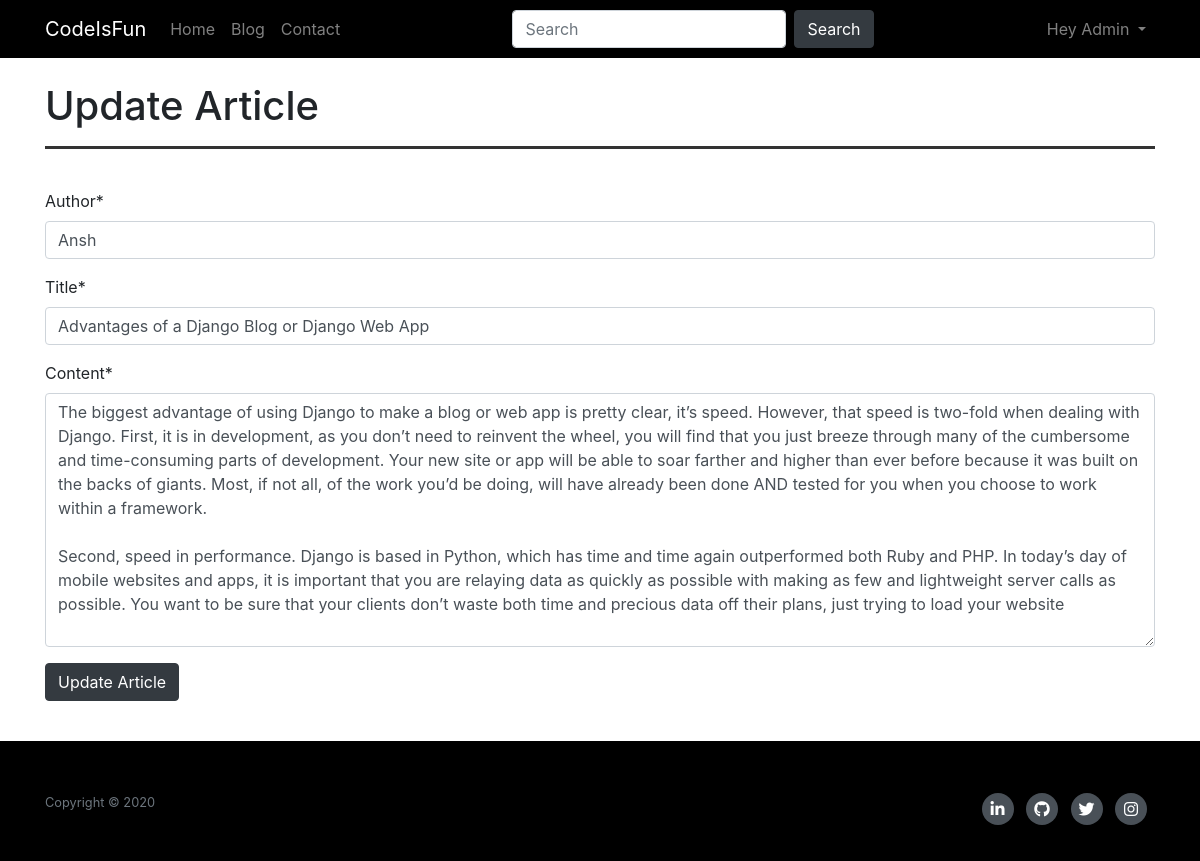
/blog/post/20/update/ (signed in), run on the app's committed database.
### blog/models.py (models this page shows, shortened)
class Post(models.Model):
    sno = models.AutoField(primary_key=True)
    author = models.CharField(max_length=100)
    title = models.CharField(max_length=150)
    content = HTMLField()
    author_name = models.ForeignKey(User, default=None, on_delete=models.CASCADE)
    timeStamp = models.DateField(default=timezone.now)

### blog/views.py (the view)
# urls.py: path('post/<int:pk>/update/', views.UpdatePost, name='update'),
@login_required(login_url='account:login')
def UpdatePost(request, pk):
    update_post = Post.objects.get(pk=pk)
    if request.user == update_post.author_name:
        if request.method == 'POST':
            form = UpdatePostForm(request.POST, instance=update_post)
            if form.is_valid():
                instance = form.save(commit=False)
                instance.author_name = request.user
                instance.save()
                messages.success(request, "Posted Successfully Updated Article")
                return redirect('blog:post', instance.sno)
        else:
            form = UpdatePostForm(instance=update_post)
        context = {
            'form': form
        }
        return render(request, 'blog/update_post.html', context)
    else:
        return HttpResponse("Invalid")

### blog/models.py
class UpdatePostForm(ModelForm):
    class Meta:
        model = Post
        fields = ['author', 'title', 'content']

### blog/templates/blog/update_post.html (shortened to what this page needs)
{% extends 'home/base.html' %}
{% load static %}
{%  load crispy_forms_tags %}
{% block body %}
<div class="container">
    <h1 class="mt-4">Update Article</h1>
    <hr style="height:3px;border:none;color:#333;background-color:#333;" />
    <div class="article">
        <form action="." method="post">
            {{ form | crispy }}
            <button type="submit" class="btn btn-dark">Update Article</button>
        </form>
    </div>
</div>
{% endblock body %}

### home/templates/home/base.html (shortened to what this page needs)
<!doctype html>
<html lang="en">
<head>
  <link rel="stylesheet" href="https://use.fontawesome.com/releases/v5.11.2/css/all.css"
>
  <link rel="stylesheet" href="https://maxcdn.bootstrapcdn.com/bootstrap/4.0.0/css/bootstrap.min.css"
>
</head>
<body>
  <nav class="navbar navbar-expand-lg navbar-dark bg-dark">
    <div class="container">
    <a class="navbar-brand" href="#">CodeIsFun</a>
    <div class="collapse navbar-collapse" id="navbarSupportedContent">
      <ul class="navbar-nav mr-auto">
        <li class="nav-item ">
          <a class="nav-link" href="/">Home <span class="sr-only">(current)</span></a>
        </li>
        <li class="nav-item">
          <a class="nav-link" href="{% url 'blog:index' %}">Blog</a>
        </li>
        <li class="nav-item">
          <a class="nav-link" href="{% url 'home:contact' %}">Contact</a>
        </li>
      </ul>
      <form method="get" action='/search' class="form-inline my-2 my-lg-0">
        <input class="form-control mr-sm-2" type="search" name="query" id="search" placeholder="Search"
          aria-label="Search">
        <button class="btn btn-dark my-2 my-sm-0" type="submit">Search</button>
      </form>
        {% if user.is_authenticated %}
         <div class="navbar-nav ml-auto">
             <div class="dropdown">
                 <a class="btn nav-link dropdown-toggle" role="button" id="dropdownMenuButton" data-toggle="dropdown" aria-expanded="false">
                    Hey {{ user.username|title}}
                  </a>
            </div>
          </div>
         {% else %}
         <div class="navbar-nav ml-auto">
             <a class="nav-link" href="{% url 'account:login' %}">Sign in</a>
             <a class="nav-link" href="{% url 'account:register' %}">Sign up</a>
         </div>
        {% endif %}
      </div>
    </div>
  </nav>
  {% block body %}
  {% endblock body %}
  <footer class="footer bg-dark ">
    <div class="container pt-5">
      <div class="row align-items-center">
        <div class="col-md">
          <p class="text-white text-muted">
            <small>
              Copyright &copy; 20{% now "y" %}
            </small>
          </p>
        </div>
        <div class="col-md">
          <div class="social-icons text-md-right">
            <a href="https://www.linkedin.com/in/anshu-prakash-527443149/" target="_blank">
              <i class="fab fa-linkedin-in"></i>
            </a>
            <a href="https://github.com/ansh9690" target="_blank">
              <i class="fab fa-github"></i>
            </a>
            <a href="https://twitter.com/anshuprakash_" target="_blank">
              <i class="fab fa-twitter"></i>
            </a>
            <a href="https://www.instagram.com/_ansh__1/" target="_blank">
              <i class="fab fa-instagram"></i>
            </a>
          </div>
        </div>
      </div>
    </div>
  </footer>
</body>
</html>

### data on the page
Post: author "Ansh", title "Advantages of a Django Blog or Django Web App", content "The biggest advantage of using Django to make a blog or web app is pretty clear, it’s speed. However, that speed is two-fold when dealing with Django. First, it is in development, as you don’t need to reinvent the wheel, you will find that you just breeze through many of the cumbersome and time-consuming parts of development. Your new site or app will be able to soar farther and higher than ever before because it was built on the backs of giants. Most, if not all, of the work you’d be doing, will have already been done AND tested for you when you choose to work within a framework. Second, speed in performance. Django is based in Python, which has time and time again outperformed both Ruby…"

### other printed values
{{ user.username|title }} "Admin"
